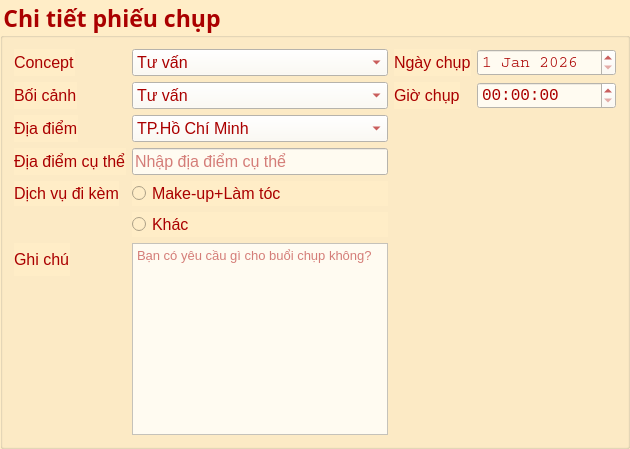
                       <widget class="QGroupBox" name="groupBoxInformation_3">
                        <property name="font">
                         <font>
                          <family>Corbel</family>
                          <pointsize>17</pointsize>
                          <weight>75</weight>
                          <bold>true</bold>
                         </font>
                        </property>
                        <property name="styleSheet">
                         <string notr="true">background-color: rgb(255, 237, 199);
color: rgb(170, 0, 0);</string>
                        </property>
                        <property name="title">
                         <string>Chi tiết phiếu chụp</string>
                        </property>
                        <layout class="QGridLayout" name="gridLayout_2">
                         <item row="0" column="1">
                          <layout class="QGridLayout" name="gridLayout">
                           <item row="0" column="1">
                            <layout class="QFormLayout" name="formLayout_3">
                             <item row="0" column="0">
                              <widget class="QLabel" name="labelDate">
                               <property name="font">
                                <font>
                                 <pointsize>12</pointsize>
                                </font>
                               </property>
                               <property name="styleSheet">
                                <string notr="true">color: rgb(170, 0, 0);</string>
                               </property>
                               <property name="text">
                                <string>Ngày chụp</string>
                               </property>
                              </widget>
                             </item>
                             <item row="0" column="1">
                              <widget class="QDateEdit" name="dateEdit">
                               <property name="font">
                                <font>
                                 <family>Courier</family>
                                 <pointsize>12</pointsize>
                                </font>
                               </property>
                               <property name="styleSheet">
                                <string notr="true">background-color: rgb(255, 251, 241);</string>
                               </property>
                               <property name="date">
                                <date>
                                 <year>2026</year>
                                 <month>1</month>
                                 <day>1</day>
                                </date>
                               </property>
                              </widget>
                             </item>
                             <item row="2" column="0">
                              <widget class="QLabel" name="labelTime">
                               <property name="font">
                                <font>
                                 <pointsize>12</pointsize>
                                </font>
                               </property>
                               <property name="styleSheet">
                                <string notr="true">color: rgb(170, 0, 0);</string>
                               </property>
                               <property name="text">
                                <string>Giờ chụp</string>
                               </property>
                              </widget>
                             </item>
                             <item row="2" column="1">
                              <widget class="QTimeEdit" name="timeEdit">
                               <property name="font">
                                <font>
                                 <family>Courier New</family>
                                 <pointsize>12</pointsize>
                                </font>
                               </property>
                               <property name="styleSheet">
                                <string notr="true">background-color: rgb(255, 251, 241);</string>
                               </property>
                              </widget>
                             </item>
                             <item row="3" column="1">
                              <spacer name="horizontalSpacer">
                               <property name="orientation">
                                <enum>Qt::Horizontal</enum>
                               </property>
                               <property name="sizeHint" stdset="0">
                                <size>
                                 <width>40</width>
                                 <height>20</height>
                                </size>
                               </property>
                              </spacer>
                             </item>
                            </layout>
                           </item>
                           <item row="0" column="0">
                            <layout class="QFormLayout" name="formLayout_2">
                             <item row="1" column="0">
                              <widget class="QLabel" name="labelConcept">
                               <property name="font">
                                <font>
                                 <pointsize>12</pointsize>
                                </font>
                               </property>
                               <property name="styleSheet">
                                <string notr="true">color: rgb(170, 0, 0);</string>
                               </property>
                               <property name="text">
                                <string>Concept</string>
                               </property>
                              </widget>
                             </item>
                             <item row="1" column="1">
                              <widget class="QComboBox" name="comboBoxConcept">
                               <property name="font">
                                <font>
                                 <pointsize>12</pointsize>
                                </font>
                               </property>
                               <property name="styleSheet">
                                <string notr="true">background-color: rgb(255, 251, 241);</string>
                               </property>
                               <property name="currentText">
                                <string>Tư vấn</string>
                               </property>
                               <property name="frame">
                                <bool>true</bool>
                               </property>
                               <item>
                                <property name="text">
                                 <string>Tư vấn</string>
                                </property>
                               </item>
                               <item>
                                <property name="text">
                                 <string>Cá nhân</string>
                                </property>
                               </item>
                               <item>
                                <property name="text">
                                 <string>Gia đình</string>
                                </property>
                               </item>
                               <item>
                                <property name="text">
                                 <string>Cặp đôi</string>
                                </property>
                               </item>
                               <item>
                                <property name="text">
                                 <string>Sự kiện</string>
                                </property>
                               </item>
                               <item>
                                <property name="text">
                                 <string>HSSV(Kỷ yếu, Tốt nghiệp,..)</string>
                                </property>
                               </item>
                               <item>
                                <property name="text">
                                 <string>Ảnh nhóm</string>
                                </property>
                               </item>
                               <item>
                                <property name="text">
                                 <string>Ảnh thẻ</string>
                                </property>
                               </item>
                              </widget>
                             </item>
                             <item row="2" column="0">
                              <widget class="QLabel" name="labelConcept_2">
                               <property name="font">
                                <font>
                                 <pointsize>12</pointsize>
                                </font>
                               </property>
                               <property name="styleSheet">
                                <string notr="true">color: rgb(170, 0, 0);</string>
                               </property>
                               <property name="text">
                                <string>Bối cảnh</string>
                               </property>
                              </widget>
                             </item>
                             <item row="2" column="1">
                              <widget class="QComboBox" name="comboBoxConcept_2">
                               <property name="font">
                                <font>
                                 <pointsize>12</pointsize>
                                </font>
                               </property>
                               <property name="styleSheet">
                                <string notr="true">
background-color: rgb(255, 251, 241);</string>
                               </property>
                               <property name="currentText">
                                <string>Tư vấn</string>
                               </property>
                               <property name="frame">
                                <bool>true</bool>
                               </property>
                               <item>
                                <property name="text">
                                 <string>Tư vấn</string>
                                </property>
                               </item>
                               <item>
                                <property name="text">
                                 <string>Ngoài trời</string>
                                </property>
                               </item>
                               <item>
                                <property name="text">
                                 <string>Studio</string>
                                </property>
                               </item>
                              </widget>
                             </item>
                             <item row="4" column="0">
                              <widget class="QLabel" name="labelPlace">
                               <property name="font">
                                <font>
                                 <pointsize>12</pointsize>
                                </font>
                               </property>
                               <property name="styleSheet">
                                <string notr="true">color: rgb(170, 0, 0);</string>
                               </property>
                               <property name="text">
                                <string>Địa điểm</string>
                               </property>
                              </widget>
                             </item>
                             <item row="4" column="1">
                              <widget class="QComboBox" name="comboBoxConceptPlace">
                               <property name="font">
                                <font>
                                 <pointsize>12</pointsize>
                                </font>
                               </property>
                               <property name="styleSheet">
                                <string notr="true">background-color:rgb(255, 251, 241);</string>
                               </property>
                               <property name="currentText">
                                <string>TP.Hồ Chí Minh</string>
                               </property>
                               <property name="frame">
                                <bool>true</bool>
                               </property>
                               <item>
                                <property name="text">
                                 <string>TP.Hồ Chí Minh</string>
                                </property>
                               </item>
                               <item>
                                <property name="text">
                                 <string>An Giang</string>
                                </property>
                               </item>
                               <item>
                                <property name="text">
                                 <string>Bắc Ninh</string>
                                </property>
                               </item>
                               <item>
                                <property name="text">
                                 <string>Cà Mau</string>
                                </property>
                               </item>
                               <item>
                                <property name="text">
                                 <string>Cao Bằng</string>
                                </property>
                               </item>
                               <item>
                                <property name="text">
                                 <string>Đắk Lắk </string>
                                </property>
                               </item>
                               <item>
                                <property name="text">
                                 <string>Điện Biên</string>
                                </property>
                               </item>
                               <item>
                                <property name="text">
                                 <string>Đồng Nai</string>
                                </property>
                               </item>
                               <item>
                                <property name="text">
                                 <string>Đồng Tháp</string>
                                </property>
                               </item>
                               <item>
                                <property name="text">
                                 <string>Gia Lai</string>
                                </property>
                               </item>
                               <item>
                                <property name="text">
                                 <string>Hà Tĩnh</string>
                                </property>
                               </item>
                               <item>
                                <property name="text">
                                 <string>Hưng Yên</string>
                                </property>
                               </item>
                               <item>
                                <property name="text">
                                 <string>Khánh Hòa</string>
                                </property>
                               </item>
                               <item>
                                <property name="text">
                                 <string>Lai Châu</string>
                                </property>
                               </item>
                               <item>
                                <property name="text">
                                 <string>Lâm Đồng</string>
                                </property>
                               </item>
                               <item>
                                <property name="text">
                                 <string>Lạng Sơn</string>
                                </property>
                               </item>
                               <item>
                                <property name="text">
                                 <string>Lào Cai</string>
                                </property>
                               </item>
                               <item>
                                <property name="text">
                                 <string>Nghệ An</string>
                                </property>
                               </item>
                               <item>
                                <property name="text">
                                 <string>Ninh Bình</string>
                                </property>
                               </item>
                               <item>
                                <property name="text">
                                 <string>Phú Thọ</string>
                                </property>
                               </item>
                               <item>
                                <property name="text">
                                 <string>Quảng Ngãi</string>
                                </property>
                               </item>
                               <item>
                                <property name="text">
                                 <string>Quảng Ninh</string>
                                </property>
                               </item>
                               <item>
                                <property name="text">
                                 <string>Quảng Trị</string>
                                </property>
                               </item>
                               <item>
                                <property name="text">
                                 <string>Sơn La</string>
                                </property>
                               </item>
                               <item>
                                <property name="text">
                                 <string>Tây Ninh</string>
                                </property>
                               </item>
                               <item>
                                <property name="text">
                                 <string>Thái Nguyên</string>
                                </property>
                               </item>
                               <item>
                                <property name="text">
                                 <string>Thanh Hóa</string>
                                </property>
                               </item>
                               <item>
                                <property name="text">
                                 <string>TP.Cần Thơ</string>
                                </property>
                               </item>
                               <item>
                                <property name="text">
                                 <string>TP.Đà Nẵng</string>
                                </property>
                               </item>
                               <item>
                                <property name="text">
                                 <string>TP.Hà Nội</string>
                                </property>
                               </item>
                               <item>
                                <property name="text">
                                 <string>TP.Huế</string>
                                </property>
                               </item>
                               <item>
                                <property name="text">
                                 <string>Tuyên Quang</string>
                                </property>
                               </item>
                               <item>
                                <property name="text">
                                 <string>Vĩnh Long</string>
                                </property>
                               </item>
                              </widget>
                             </item>
                             <item row="6" column="0">
                              <widget class="QLabel" name="labelPlace2">
                               <property name="font">
                                <font>
                                 <pointsize>12</pointsize>
                                </font>
                               </property>
                               <property name="styleSheet">
                                <string notr="true">color: rgb(170, 0, 0);</string>
                               </property>
                               <property name="text">
                                <string>Địa điểm cụ thể</string>
                               </property>
                              </widget>
                             </item>
                             <item row="6" column="1">
                              <widget class="QLineEdit" name="lineEditPlace2">
                               <property name="font">
                                <font>
                                 <pointsize>12</pointsize>
                                </font>
                               </property>
                               <property name="styleSheet">
                                <string notr="true">background-color: rgb(255, 251, 241);</string>
                               </property>
                               <property name="text">
                                <string/>
                               </property>
                               <property name="maxLength">
                                <number>10000</number>
                               </property>
                               <property name="cursorPosition">
                                <number>0</number>
                               </property>
                               <property name="placeholderText">
                                <string>Nhập địa điểm cụ thể </string>
                               </property>
                              </widget>
                             </item>
                             <item row="10" column="0">
                              <widget class="QLabel" name="labelNote">
                               <property name="font">
                                <font>
                                 <pointsize>12</pointsize>
                                </font>
                               </property>
                               <property name="styleSheet">
                                <string notr="true">color: rgb(170, 0, 0);</string>
                               </property>
                               <property name="text">
                                <string>Ghi chú</string>
                               </property>
                              </widget>
                             </item>
                             <item row="8" column="1">
                              <widget class="QRadioButton" name="radioButtonService1_3">
                               <property name="font">
                                <font>
                                 <pointsize>12</pointsize>
                                </font>
                               </property>
                               <property name="text">
                                <string>Khác</string>
                               </property>
                              </widget>
                             </item>
                             <item row="10" column="1">
                              <widget class="QTextEdit" name="textEditNote">
                               <property name="sizePolicy">
                                <sizepolicy hsizetype="Preferred" vsizetype="Preferred">
                                 <horstretch>0</horstretch>
                                 <verstretch>0</verstretch>
                                </sizepolicy>
                               </property>
                               <property name="font">
                                <font>
                                 <pointsize>10</pointsize>
                                </font>
                               </property>
                               <property name="styleSheet">
                                <string notr="true">background-color: rgb(255, 251, 241);</string>
                               </property>
                               <property name="html">
                                <string>&lt;!DOCTYPE HTML PUBLIC &quot;-//W3C//DTD HTML 4.0//EN&quot; &quot;http://www.w3.org/TR/REC-html40/strict.dtd&quot;&gt;
&lt;html&gt;&lt;head&gt;&lt;meta name=&quot;qrichtext&quot; content=&quot;1&quot; /&gt;&lt;style type=&quot;text/css&quot;&gt;
p, li { white-space: pre-wrap; }
&lt;/style&gt;&lt;/head&gt;&lt;body style=&quot; font-family:'MS Shell Dlg 2'; font-size:10pt; font-weight:400; font-style:normal;&quot;&gt;
&lt;p style=&quot;-qt-paragraph-type:empty; margin-top:0px; margin-bottom:0px; margin-left:0px; margin-right:0px; -qt-block-indent:0; text-indent:0px; font-size:7.8pt;&quot;&gt;&lt;br /&gt;&lt;/p&gt;&lt;/body&gt;&lt;/html&gt;</string>
                               </property>
                               <property name="placeholderText">
                                <string>Bạn có yêu cầu gì cho buổi chụp không?</string>
                               </property>
                              </widget>
                             </item>
                             <item row="7" column="1">
                              <widget class="QRadioButton" name="radioButtonService1">
                               <property name="font">
                                <font>
                                 <pointsize>12</pointsize>
                                </font>
                               </property>
                               <property name="text">
                                <string>Make-up+Làm tóc</string>
                               </property>
                              </widget>
                             </item>
                             <item row="7" column="0">
                              <widget class="QLabel" name="labelService">
                               <property name="font">
                                <font>
                                 <pointsize>12</pointsize>
                                </font>
                               </property>
                               <property name="styleSheet">
                                <string notr="true">color: rgb(170, 0, 0);</string>
                               </property>
                               <property name="text">
                                <string>Dịch vụ đi kèm</string>
                               </property>
                              </widget>
                             </item>
                            </layout>
                           </item>
                          </layout>
                         </item>
                        </layout>
                       </widget>
